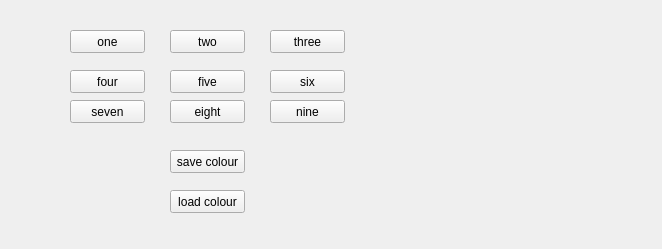
<?xml version="1.0" encoding="UTF-8"?>
<ui version="4.0">
 <class>Widget</class>
 <widget class="QWidget" name="Widget">
  <property name="geometry">
   <rect>
    <x>0</x>
    <y>0</y>
    <width>662</width>
    <height>249</height>
   </rect>
  </property>
  <property name="windowTitle">
   <string>Widget</string>
  </property>
  <widget class="QPushButton" name="pushButton">
   <property name="geometry">
    <rect>
     <x>70</x>
     <y>30</y>
     <width>75</width>
     <height>23</height>
    </rect>
   </property>
   <property name="text">
    <string>one</string>
   </property>
  </widget>
  <widget class="QPushButton" name="pushButton_2">
   <property name="geometry">
    <rect>
     <x>170</x>
     <y>30</y>
     <width>75</width>
     <height>23</height>
    </rect>
   </property>
   <property name="text">
    <string>two</string>
   </property>
  </widget>
  <widget class="QPushButton" name="pushButton_3">
   <property name="geometry">
    <rect>
     <x>270</x>
     <y>30</y>
     <width>75</width>
     <height>23</height>
    </rect>
   </property>
   <property name="text">
    <string>three</string>
   </property>
  </widget>
  <widget class="QPushButton" name="pushButton_4">
   <property name="geometry">
    <rect>
     <x>70</x>
     <y>70</y>
     <width>75</width>
     <height>23</height>
    </rect>
   </property>
   <property name="text">
    <string>four</string>
   </property>
  </widget>
  <widget class="QPushButton" name="pushButton_5">
   <property name="geometry">
    <rect>
     <x>170</x>
     <y>70</y>
     <width>75</width>
     <height>23</height>
    </rect>
   </property>
   <property name="text">
    <string>five</string>
   </property>
  </widget>
  <widget class="QPushButton" name="pushButton_6">
   <property name="geometry">
    <rect>
     <x>270</x>
     <y>70</y>
     <width>75</width>
     <height>23</height>
    </rect>
   </property>
   <property name="text">
    <string>six</string>
   </property>
  </widget>
  <widget class="QPushButton" name="pushButton_7">
   <property name="geometry">
    <rect>
     <x>70</x>
     <y>100</y>
     <width>75</width>
     <height>23</height>
    </rect>
   </property>
   <property name="text">
    <string>seven</string>
   </property>
  </widget>
  <widget class="QPushButton" name="pushButton_8">
   <property name="geometry">
    <rect>
     <x>170</x>
     <y>100</y>
     <width>75</width>
     <height>23</height>
    </rect>
   </property>
   <property name="text">
    <string>eight</string>
   </property>
  </widget>
  <widget class="QPushButton" name="pushButton_9">
   <property name="geometry">
    <rect>
     <x>270</x>
     <y>100</y>
     <width>75</width>
     <height>23</height>
    </rect>
   </property>
   <property name="text">
    <string>nine</string>
   </property>
  </widget>
  <widget class="QPushButton" name="savecolour">
   <property name="geometry">
    <rect>
     <x>170</x>
     <y>150</y>
     <width>75</width>
     <height>23</height>
    </rect>
   </property>
   <property name="text">
    <string>save colour</string>
   </property>
  </widget>
  <widget class="QPushButton" name="loadcolour">
   <property name="geometry">
    <rect>
     <x>170</x>
     <y>190</y>
     <width>75</width>
     <height>23</height>
    </rect>
   </property>
   <property name="text">
    <string>load colour</string>
   </property>
  </widget>
 </widget>
 <resources/>
 <connections/>
</ui>
